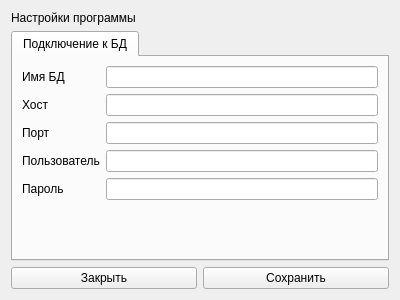
<?xml version="1.0" encoding="UTF-8"?>
<ui version="4.0">
 <class>settings</class>
 <widget class="QWidget" name="settings">
  <property name="geometry">
   <rect>
    <x>0</x>
    <y>0</y>
    <width>400</width>
    <height>300</height>
   </rect>
  </property>
  <property name="windowTitle">
   <string>Настройки</string>
  </property>
  <layout class="QVBoxLayout" name="verticalLayout_2">
   <item>
    <layout class="QVBoxLayout" name="verticalLayout">
     <item>
      <widget class="QLabel" name="label">
       <property name="text">
        <string>Настройки программы</string>
       </property>
      </widget>
     </item>
     <item>
      <widget class="QTabWidget" name="tabWidget">
       <property name="enabled">
        <bool>true</bool>
       </property>
       <property name="currentIndex">
        <number>0</number>
       </property>
       <widget class="QWidget" name="tab">
        <attribute name="title">
         <string>Подключение к БД</string>
        </attribute>
        <layout class="QVBoxLayout" name="verticalLayout_3">
         <item>
          <layout class="QFormLayout" name="formLayout">
           <item row="0" column="0">
            <widget class="QLabel" name="label_2">
             <property name="text">
              <string>Имя БД</string>
             </property>
            </widget>
           </item>
           <item row="1" column="0">
            <widget class="QLabel" name="label_3">
             <property name="text">
              <string>Хост</string>
             </property>
            </widget>
           </item>
           <item row="2" column="0">
            <widget class="QLabel" name="label_4">
             <property name="text">
              <string>Порт</string>
             </property>
            </widget>
           </item>
           <item row="3" column="0">
            <widget class="QLabel" name="label_5">
             <property name="text">
              <string>Пользователь</string>
             </property>
            </widget>
           </item>
           <item row="4" column="0">
            <widget class="QLabel" name="label_6">
             <property name="text">
              <string>Пароль</string>
             </property>
            </widget>
           </item>
           <item row="0" column="1">
            <widget class="QLineEdit" name="nameEdit">
             <property name="inputMask">
              <string/>
             </property>
            </widget>
           </item>
           <item row="1" column="1">
            <widget class="QLineEdit" name="hostEdit">
             <property name="inputMask">
              <string/>
             </property>
            </widget>
           </item>
           <item row="2" column="1">
            <widget class="QLineEdit" name="portEdit"/>
           </item>
           <item row="3" column="1">
            <widget class="QLineEdit" name="userEdit"/>
           </item>
           <item row="4" column="1">
            <widget class="QLineEdit" name="passwordEdit"/>
           </item>
          </layout>
         </item>
        </layout>
       </widget>
      </widget>
     </item>
    </layout>
   </item>
   <item>
    <layout class="QHBoxLayout" name="horizontalLayout">
     <item>
      <widget class="QPushButton" name="cancelBtn">
       <property name="text">
        <string>Закрыть</string>
       </property>
      </widget>
     </item>
     <item>
      <widget class="QPushButton" name="saveBtn">
       <property name="text">
        <string>Сохранить</string>
       </property>
      </widget>
     </item>
    </layout>
   </item>
  </layout>
 </widget>
 <resources/>
 <connections/>
</ui>
